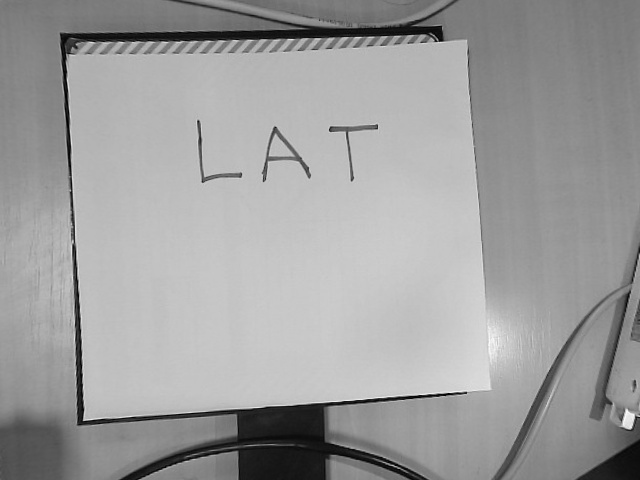
#> input picture camera_image_nouveau/img1.png, 640 x 480 px
$ jupyter execute --allow-errors OCR_2.ipynb   (shell and % lines are left out)
#> lines starting #> are read from the running program, lines starting #| are printed output that depends on the picture; after the words box and inside, x2 and y2 are one past the last pixel; in counts of white or black regions, pixels touching at a corner belong together
D’autres cas d’utilisation peuvent être :

- Saisie automatique de données pour des documents d’entreprise, par exemple : formulaires papier, chèques, passeports, factures, relevés bancaires, reçus, etc ;
- Reconnaissance automatique des plaques d’immatriculation ;
 - Reconnaissance des passeports de voyageurs dans un aéroport et l’extraction de l’information importante ;
- Extraction automatique d’informations clés dans des documents d’assurance ;
- Extraction des informations de carte d’affaires ;
- Numérisation de gros documents imprimés, par exemple des livres ;
Rendre disponible à la recherche le texte d’images des documents imprimés ;
- Conversion de l’écriture manuscrite en temps réel pour contrôler un ordinateur (pen computing – via une tablette graphique ou un écran tactile par exemple).

[cell 1]
import numpy as np
import tensorflow as tf
from tensorflow.keras import layers, models
from sklearn.preprocessing import LabelBinarizer
from sklearn.model_selection import train_test_split
import cv2
import os
import matplotlib.pyplot as plt
import random
from sklearn.svm import SVC
import cv2
import numpy as np
from pytesseract import *
from mpl_toolkits.mplot3d import Axes3D


#> (the rest of this cell did not finish here and is left out)

[cell 2]
# Définition du répertoire principal contenant les sous-répertoires pour chaque caractère
main_dir = "alphabet_resize/"
#> (the rest of this cell did not finish here and is left out)

[cell 3]
# Charger les données d'entraînement et de test
def load_data(main_directory, size):
    data = []  # Liste pour stocker les images
    labels = []  # Liste pour stocker les étiquettes
    # Parcourir les répertoires de chaque caractère
    for character_dir in os.listdir(main_directory):
        character_dir_path = os.path.join(main_directory, character_dir)
        if os.path.isdir(character_dir_path):
            # Parcourir les fichiers d'images dans le répertoire du caractère
            for i, filename in enumerate(os.listdir(character_dir_path)):
                image_number = i + 1  # Commencer à partir de 1
                if image_number > 30:  # Limiter le nombre d'images à 30 par caractère
                    break
                image_path = os.path.join(character_dir_path, filename)
                # Lire l'image en niveaux de gris et la redimensionner à la taille spécifiée
                image = cv2.imread(image_path, cv2.IMREAD_GRAYSCALE)
                image = cv2.resize(image, size)
                # Ajouter l'image et l'étiquette correspondante aux listes
                data.append(image)
                labels.append(character_dir)
    # Convertir les listes en tableaux numpy et les retourner
    return np.array(data), np.array(labels)

[cell 4]
# Fonction pour charger et prétraiter une image
def preprocess_image(image_, size):
    # image = cv2.imread(image_path, cv2.IMREAD_GRAYSCALE)
    image = image_  # Prendre l'image en entrée

    # Redimensionner l'image à la taille spécifiée
    image = cv2.resize(image, size)

    # Normaliser l'image (optionnel)
    # image = image / 255.0

    # Mettre en forme l'image pour le modèle CNN
    preprocessed_image = image.reshape(1, size[0], size[1], 1)

    # Retourner l'image prétraitée
    return preprocessed_image

#> (a cell that did not finish here is left out)

[cell 6]
# Entraînement du modèle SVM
svm_model = SVC(kernel='linear')  # Création d'une instance de modèle SVM avec un noyau linéaire
# Vous pouvez ajuster le noyau et d'autres hyperparamètres selon les besoins

# Entraîner le modèle sur les données d'entraînement
#> (the rest of this cell did not finish here and is left out)

### prediction d'une image aleatoire dans Test data

#> (a cell that did not finish here is left out)

## Avec OCR normal

Recuperer les images des différentes repertoires

[cell 8]
# Chemin du répertoire contenant les images
image_test_nouv_dir = "camera_image_nouveau/"

# Liste pour stocker les images en RGB
images_nouveau_rgb = []

# Noms des images à importer
image_names = ["img1.png", "img2.png", "img4.png"]

# Parcourir les noms d'images et les importer manuellement
for image_name in image_names:
    # Chemin complet vers le fichier
    image_path = os.path.join(image_test_nouv_dir, image_name)

    # Lire l'image en couleur (RGB)
    image_rgb = cv2.imread(image_path)
#> image_rgb is the input picture: shape (480, 640, 3); min 0, max 253, mean 157.4

    # Vérifier si l'image a été lue correctement
    if image_rgb is not None:
        # Ajouter l'image RGB à la liste
        images_nouveau_rgb.append(image_rgb)
    else:
        print(f"Erreur lors de la lecture de l'image {image_name}")

# Vérifier le nombre d'images importées
print("Nombre d'images importées:", len(images_nouveau_rgb))
#| Nombre d'images importées: 3

[cell 9]
for image in images_nouveau_rgb:
    # Pour chaque image dans la liste
    plt.figure()  # Crée une nouvelle figure matplotlib
    plt.imshow(image)  # Affiche l'image actuelle dans la figure
    plt.title('Image ')  # Définit un titre pour la figure
    plt.axis('off')  # Désactive les axes x et y dans la figure
    plt.show()  # Affiche la figure actuelle
#> this loop made 3 passes

#> (a cell that did not finish here is left out)

# avec librairie OCR  avec traitement

dans cette partie je travaille uniquement avec les images qui ont eté prises par la caméra en noir et blanc
 - j'utilise dans un premier temps les outils de traitement d'images pour épurer les images

[cell 11]
images_thresolded=[]

for idx, image in enumerate(images_nouveau_rgb):
    # Faire une copie de l'image
    image_copy = image.copy()

    plt.figure()
    # Convertir en niveaux de gris
    gray = cv2.cvtColor(image_copy, cv2.COLOR_BGR2GRAY)

    # Appliquer un seuillage avec un seuil haut
    _, thresholded = cv2.threshold(gray, 175, 255, cv2.THRESH_BINARY)

    images_thresolded.append(thresholded)

    # Afficher l'image avec les contours
    plt.imshow(cv2.cvtColor(thresholded, cv2.COLOR_BGR2RGB))

    plt.title(f'Image {idx}')
    plt.show()
#> this loop made 3 passes
#> pass 1, `_, thresholded = cv2.threshold(gray, 175, 255, cv2.THRESH_BINARY)`:
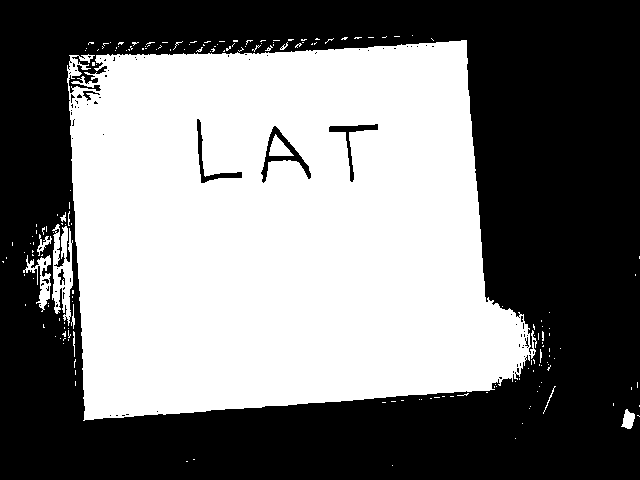
#> thresholded: shape (480, 640); 47.8% white; 182 white regions (169 under 20 px), largest, box (x1, y1, x2, y2) and area: (67, 40, 537, 421) 143472, (52, 224, 73, 326) 1253, (23, 255, 51, 312) 538
#> pass 2, `gray = cv2.cvtColor(image_copy, cv2.COLOR_BGR2GRAY)`:
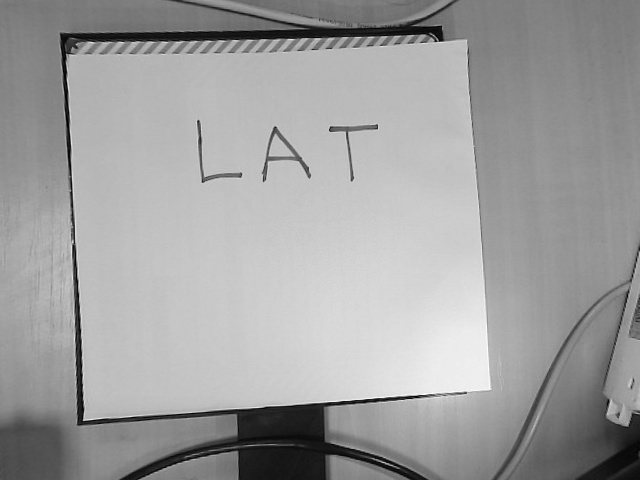
#> gray: shape (480, 640); min 0, max 255, mean 159
#> pass 2, `_, thresholded = cv2.threshold(gray, 175, 255, cv2.THRESH_BINARY)`:
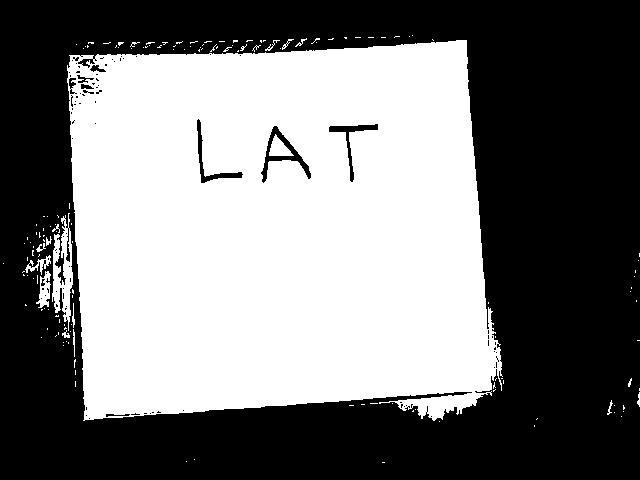
#> thresholded: shape (480, 640); 47.4% white; 153 white regions (137 under 20 px), largest, box (x1, y1, x2, y2) and area: (67, 40, 503, 421) 142808, (52, 213, 73, 331) 1245, (269, 134, 294, 156) 294
#> after the loop:
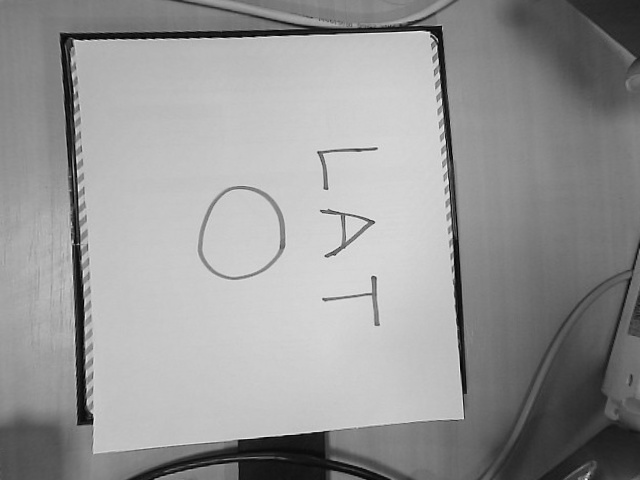
#> gray: shape (480, 640); min 0, max 251, mean 150.7
#> after the loop:
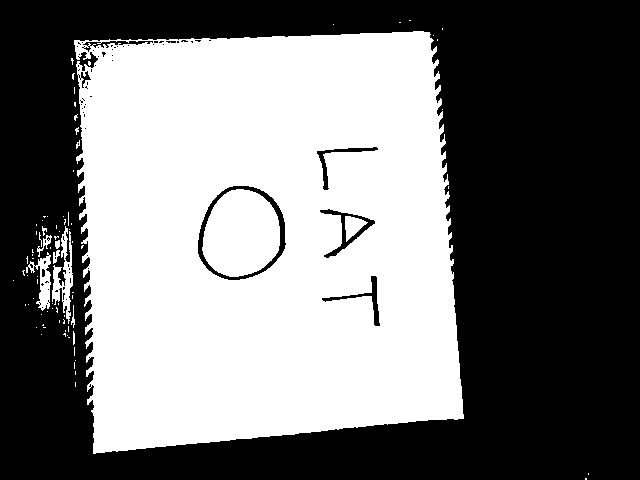
#> thresholded: shape (480, 640); 47% white; 84 white regions (73 under 20 px), largest, box (x1, y1, x2, y2) and area: (74, 31, 464, 454) 136757, (202, 189, 280, 277) 5346, (52, 226, 73, 324) 847
#> after the loop, images_thresolded = 3 items

[cell 12]
images_closed = []

for idx, thresholded in enumerate(images_thresolded):
    # Appliquer une opération de fermeture
    kernel = np.ones((1,1 ), np.uint8)
    closing = cv2.morphologyEx(thresholded, cv2.MORPH_CLOSE, kernel)
    images_closed.append(closing)

    # Afficher l'image avec l'opération de fermeture
    plt.figure()
    plt.imshow(closing, cmap='gray')
    plt.title(f'Image {idx} après fermeture')
    plt.show()
#> after the loop, images_closed = 3 items

[cell 13]
images_closed = []

for idx, thresholded in enumerate(images_thresolded):
    # Appliquer une opération de fermeture
    kernel = np.ones((1,1 ), np.uint8)
    closing = cv2.morphologyEx(thresholded, cv2.MORPH_CLOSE, kernel)
    images_closed.append(closing)

    # Afficher l'image avec l'opération de fermeture
    plt.figure()
    plt.imshow(closing, cmap='gray')
    plt.title(f'Image {idx} après fermeture')
    plt.show()

[cell 14]
# Liste pour stocker les images rognées
images_traités = []

# Rogner toutes les images dans images_closed
for image in images_closed:
    # Rogner l'image suivant les coordonnées spécifiées de la zone de travail
    cropped_image = image[100:400, 150:390]
    # Ajouter l'image rognée à la liste
    images_traités.append(cropped_image)
#> this loop made 3 passes
#> pass 1, `cropped_image = image[100:400, 150:390]`:
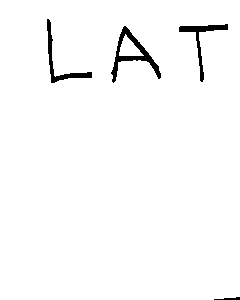
#> cropped_image: shape (300, 240); 97.8% white; 4 black regions, box (x1, y1, x2, y2) and area: (111, 26, 161, 83) 653, (179, 24, 228, 82) 441, (47, 19, 92, 83) 425, (214, 297, 240, 300) 46
#> pass 3, `cropped_image = image[100:400, 150:390]`:
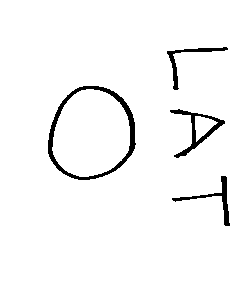
#> cropped_image: shape (300, 240); 96.6% white; 4 black regions, box (x1, y1, x2, y2) and area: (48, 86, 136, 180) 1146, (170, 109, 225, 158) 530, (172, 176, 230, 226) 397, (167, 47, 228, 90) 354
#> after the loop, images_traités = 3 items
